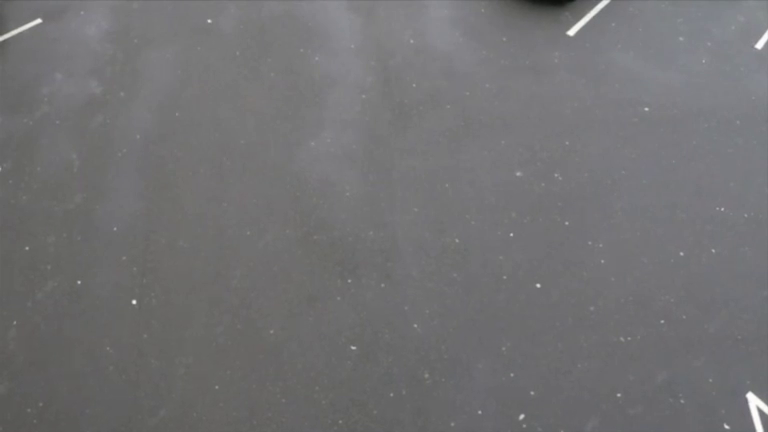
#> input picture frame 6 of realtime-video-tracking/sample_media/clips/road_real.mp4, 768 x 432 px
$ python make_eval_set.py
#> lines starting #> are read from the running program, lines starting #| are printed output that depends on the picture
"""Build a labelling set for measuring event-rule precision and recall.

For each clip we pick windows of `--window` seconds and save a contact sheet of
six frames spanning the window, so a human can label a whole window in one
look. Windows are stratified on purpose:

  * one window centred on every event the current engine fired -> these measure
    precision (how much of what we report is wrong),
  * evenly spaced windows over the rest -> these measure recall (what we miss),
  * negatives-only clips (the aerial ones) get a couple of windows as a sanity
    check that we do not invent events there.

Output:
  eval/windows.jsonl      one record per window, to be labelled
  eval/sheets/<id>.jpg    contact sheet per window

Nothing here needs a GPU: frames come from the clips with OpenCV and the events
come from the JSONL logs already sitting in outputs/.

    python tools/make_eval_set.py
"""

from __future__ import annotations

import argparse
import json
import os
from typing import Dict, List, Optional, Tuple

import cv2
import numpy as np

CLIPS_DIR = os.path.join("sample_media", "clips")
OUTPUTS_DIR = "outputs"
SHEETS = 6  # frames per contact sheet
SHEET_W = 460  # per-tile width

# Authored ground truth for the synthetic clip, straight from the constants in
# tools/make_demo_video.py (DUR=40, CRASH_T=4.0, TOW_T=34.0, PED 22-30s). Note the
# three spans are deliberately different: the crash is an *instant* at 4s, while
# the wreck stays on the road and the queue behind it persists until the tow at
# 34s. Calling every window from 4-34s an "accident" would score the engine for
# events that already happened, so accident and damage are labelled separately.
AUTHORED_GT = {
    "demo_traffic": {
        "accident_at": 4.0,             # instant: the collision itself
        "jam_window": (4.0, 34.0),       # state: queue behind the crash
        "damage_window": (4.0, 34.0),    # state: wreck visible on the road
    },
}


def overlap(a: float, b: float, window: Tuple[float, float]) -> bool:
    """Does the window [a, b) overlap the state span?"""
    return a < window[1] and window[0] < b


def parse_args() -> argparse.Namespace:
    p = argparse.ArgumentParser(description=__doc__,
                                formatter_class=argparse.RawDescriptionHelpFormatter)
    p.add_argument("--clips-dir", default=CLIPS_DIR)
    p.add_argument("--outputs-dir", default=OUTPUTS_DIR)
    p.add_argument("--eval-dir", default="eval")
    p.add_argument("--window", type=float, default=6.0, help="window length in seconds")
    p.add_argument("--silent-windows", type=int, default=8,
                   help="evenly spaced windows per clip, away from fired events")
    p.add_argument("--fps-sample", type=float, default=6.0,
                   help="target sample rate of the emitted clips")
    p.add_argument("--clips", nargs="*", default=None, help="clip stems (default: all)")
    return p.parse_args()


def find_log(outputs_dir: str, stem: str) -> Optional[str]:
    """Map a clip stem to the event log we produced for it."""
#> called with outputs_dir = 'outputs', stem = 'road_real'
    for cand in (f"{stem}_full.events.jsonl", "demo_nopsg.events.jsonl"):
        path = os.path.join(outputs_dir, cand)
        if os.path.exists(path):
            return path
    return None


# [11 lines left out: function read_events, not called in this run]


def contact_sheet(cap: "cv2.VideoCapture", start: int, end: int,
                  width: int, height: int) -> Optional["np.ndarray"]:
    """Tile frames sampled evenly across [start, end) into one image."""
    span = max(1, end - start)
    idxs = [start + int(span * (k + 0.5) / SHEETS) for k in range(SHEETS)]
    tiles = []
    for i in idxs:
        cap.set(cv2.CAP_PROP_POS_FRAMES, i)
        ok, frame = cap.read()
        if not ok:
            continue
        h, w = frame.shape[:2]
        scale = SHEET_W / float(w)
        tile = cv2.resize(frame, (SHEET_W, max(1, int(h * scale))))
        cv2.putText(tile, f"f{i}", (6, 20), cv2.FONT_HERSHEY_SIMPLEX, 0.6,
                    (0, 0, 0), 3, cv2.LINE_AA)
        cv2.putText(tile, f"f{i}", (6, 20), cv2.FONT_HERSHEY_SIMPLEX, 0.6,
                    (255, 255, 255), 1, cv2.LINE_AA)
        tiles.append(tile)
    if not tiles:
        return None
    rows = [np.hstack(tiles[i:i + 3]) for i in range(0, len(tiles), 3)]
    rows = [r for r in rows if r.shape[1] == max(x.shape[1] for x in rows)]
    return np.vstack(rows)


def main() -> int:
    args = parse_args()
    os.makedirs(os.path.join(args.eval_dir, "sheets"), exist_ok=True)
    os.makedirs(os.path.join(args.eval_dir, "samples"), exist_ok=True)

    stems = args.clips or sorted(
        os.path.splitext(f)[0] for f in os.listdir(args.clips_dir) if f.endswith(".mp4"))

    records: List[dict] = []
    for stem in stems:
        clip = os.path.join(args.clips_dir, f"{stem}.mp4")
        if not os.path.exists(clip):
            print(f"[skip] {clip} missing")
            continue
        cap = cv2.VideoCapture(clip)
        n_frames = int(cap.get(cv2.CAP_PROP_FRAME_COUNT))
        fps = cap.get(cv2.CAP_PROP_FPS) or 30.0
        w = int(cap.get(cv2.CAP_PROP_FRAME_WIDTH))
        h = int(cap.get(cv2.CAP_PROP_FRAME_HEIGHT))
        if n_frames <= 0:
            print(f"[skip] {stem}: unreadable")
            cap.release()
            continue

        log = find_log(args.outputs_dir, stem)
        events = read_events(log) if log else []
        win_frames = int(round(args.window * fps))

        # keep windows inside the clip
        def clamp(t: float) -> int:
            return int(max(0, min(n_frames - win_frames, round(t * fps) - win_frames // 2)))

        starts: Dict[int, str] = {}  # start_frame -> why it was chosen

        # 1) one window per fired event -> precision
        for ev in events:
            s = clamp(float(ev.get("t", 0.0)))
            starts.setdefault(s, f"event:{ev.get('type')}")

        # 2) evenly spaced windows away from the fired ones -> recall
        step = max(1, n_frames // max(1, args.silent_windows))
        for s in range(0, max(1, n_frames - win_frames), step):
            cand = int(s)
            if any(abs(cand - other) < win_frames for other in starts):
                continue
            if starts.get(cand):
                continue
            starts[cand] = "silent"

        for start, why in sorted(starts.items()):
            end = min(n_frames, start + win_frames)
            sheet = contact_sheet(cap, start, end, w, h)
            if sheet is None:
                continue
            wid = f"{stem}_{start:06d}"
            sheet_path = os.path.join(args.eval_dir, "sheets", f"{wid}.jpg")
            cv2.imwrite(sheet_path, sheet, [int(cv2.IMWRITE_JPEG_QUALITY), 82])

            # a small sampled copy of the window, so the eval set is self-contained
            samp_dir = os.path.join(args.eval_dir, "samples")
            cv2.imwrite(os.path.join(samp_dir, f"{wid}.jpg"), sheet,
                        [int(cv2.IMWRITE_JPEG_QUALITY), 70])

            records.append({
                "id": wid,
                "clip": stem,
                "start_frame": start,
                "end_frame": end,
                "t_start": round(start / fps, 3),
                "t_end": round(end / fps, 3),
                "n_frames": n_frames,
                "fps": round(fps, 3),
                "frame_size": [w, h],
                "sheet": os.path.join("sheets", f"{wid}.jpg"),
                "log": os.path.relpath(log, args.eval_dir) if log else None,
                "duration": round(n_frames / fps, 3),
                "selected_because": why,
                "engine_events": [e.get("type") for e in events
                                  if start / fps - 0.5 <= float(e.get("t", 0.0)) <= end / fps + 0.5],
                # labels to fill in (see tools/label_eval.py):
                "label_jam": None,          # True | False | None(unsure)
                "label_accident": None,     # True | False | None(unsure)
                "label_damage_visible": None,
                "label_visibility": None,   # None if the window is watchable
                "label_source": "human",    # human | authored
                "note": "",
            })
#> this loop made 4 passes
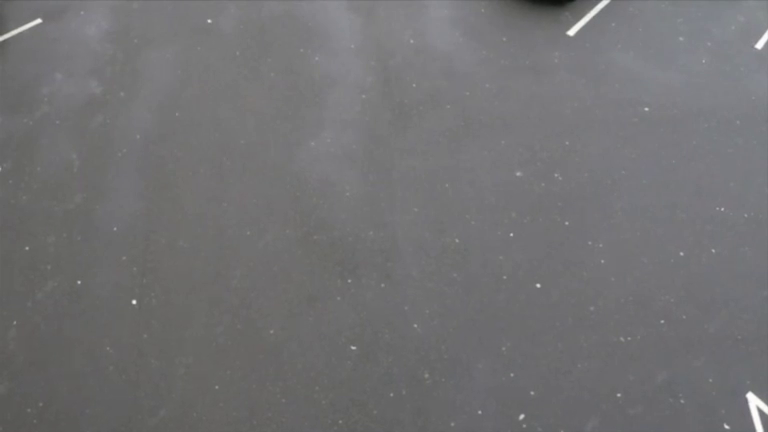
#> input picture frame 6 of realtime-video-tracking/sample_media/clips/road_real.mp4, 768 x 432 px
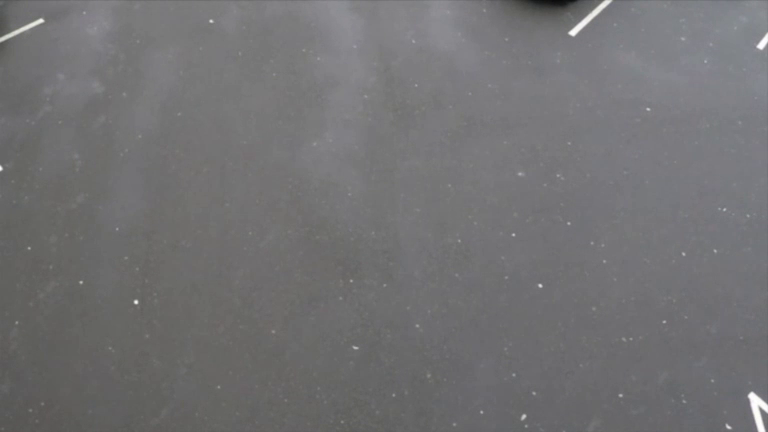
#> input picture frame 18 of realtime-video-tracking/sample_media/clips/road_real.mp4, 768 x 432 px
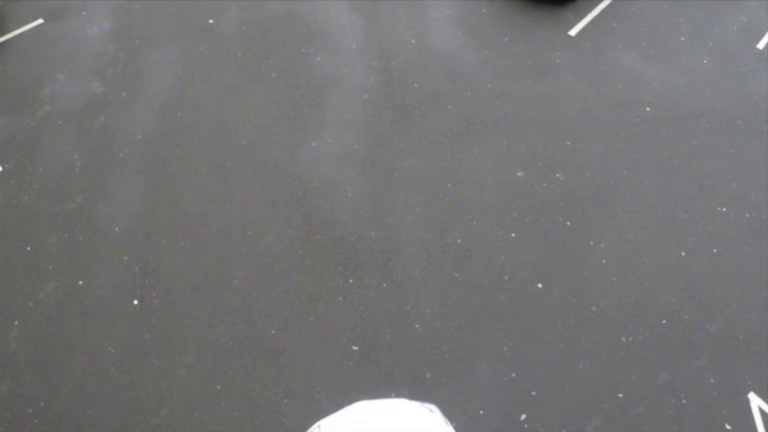
#> input picture frame 56 of realtime-video-tracking/sample_media/clips/road_real.mp4, 768 x 432 px
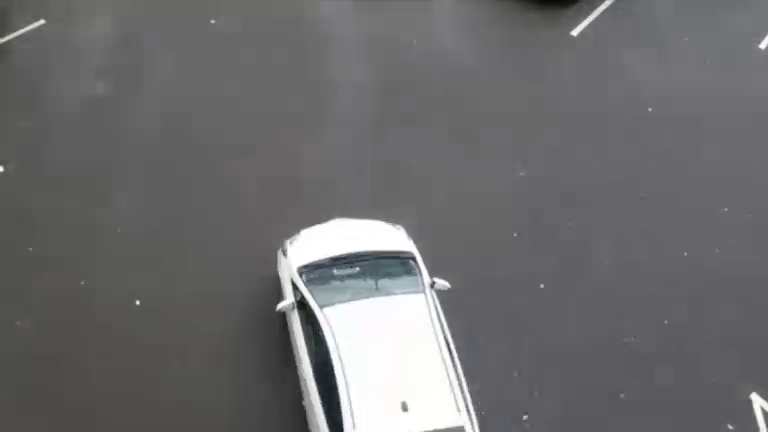
#> input picture frame 68 of realtime-video-tracking/sample_media/clips/road_real.mp4, 768 x 432 px
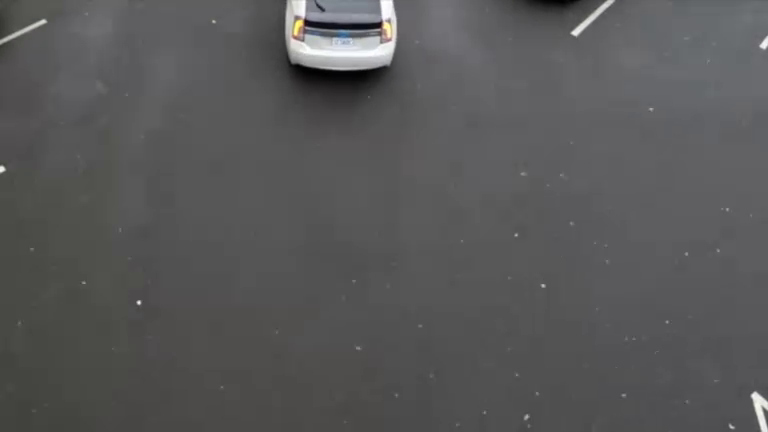
#> input picture frame 100 of realtime-video-tracking/sample_media/clips/road_real.mp4, 768 x 432 px
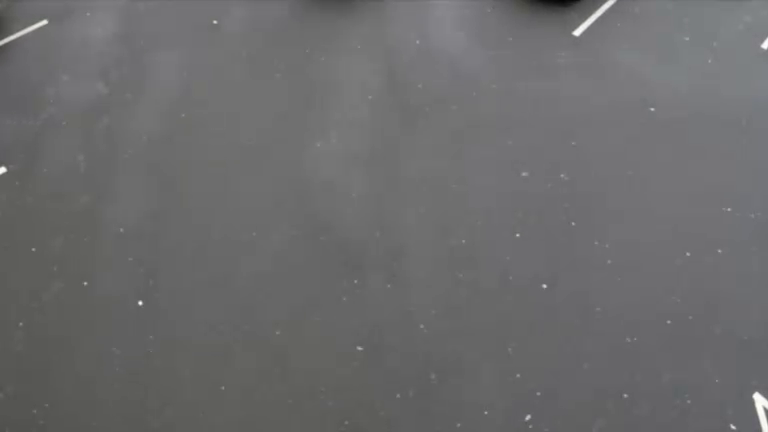
#> input picture frame 112 of realtime-video-tracking/sample_media/clips/road_real.mp4, 768 x 432 px
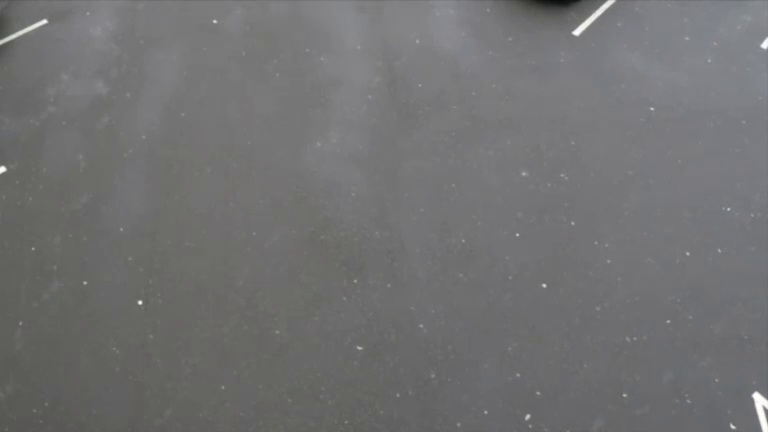
#> input picture frame 125 of realtime-video-tracking/sample_media/clips/road_real.mp4, 768 x 432 px
#> pass 2, in main, `cv2.imwrite(sheet_path, sheet, [int(cv2.IMWRITE_JPEG_QUALITY), 82])`:
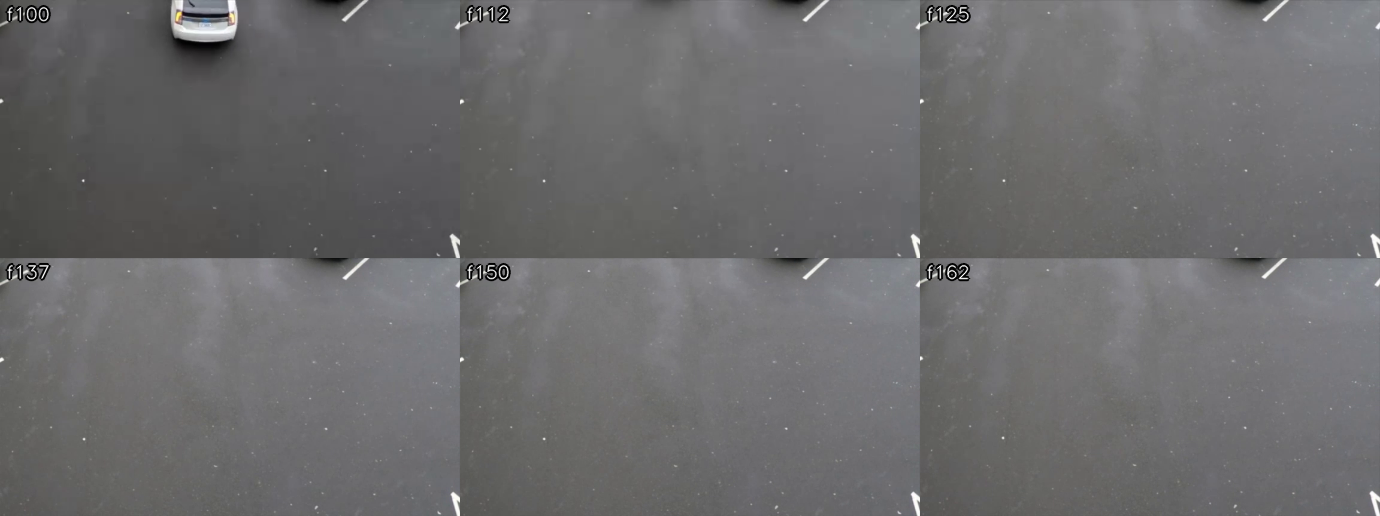
#> saved as road_real_000094.jpg: shape (516, 1380, 3); mean B, G, R 108.7, 107.6, 108
        cap.release()
        print(f"[{stem}] {n_frames}f @{fps:.2f}fps, log={os.path.basename(log) if log else 'none'}, "
              f"{len(events)} events -> {len(starts)} windows")

    # fill in what the generator of the synthetic clip already knows
    authored = 0
    for r in records:
        gt = AUTHORED_GT.get(r["clip"])
        if not gt:
            continue
        span = (r["t_start"], r["t_end"])
        r["label_jam"] = overlap(*span, gt["jam_window"])
        r["label_damage_visible"] = overlap(*span, gt["damage_window"])
        # an instant belongs to the window it happens in, not to every window
        # that touches it
        crash = gt.get("accident_at")
        r["label_accident"] = (r["t_start"] <= crash <= r["t_end"]) if crash is not None else None
        r["label_visibility"] = True
        r["label_source"] = "authored"
        r["note"] = "auto-labelled from make_demo_video.py constants"
        authored += 1
    if authored:
        print(f"auto-labelled {authored} synthetic windows from the generator")

    path = os.path.join(args.eval_dir, "windows.jsonl")
    with open(path, "w", encoding="utf-8") as fh:
        for r in records:
            fh.write(json.dumps(r) + "\n")
    print(f"\nwrote {len(records)} windows -> {path}")
    print("next: python tools/label_eval.py")
    return 0


if __name__ == "__main__":
    raise SystemExit(main())
#> (the program exits here)

$ run again, starting later in the video
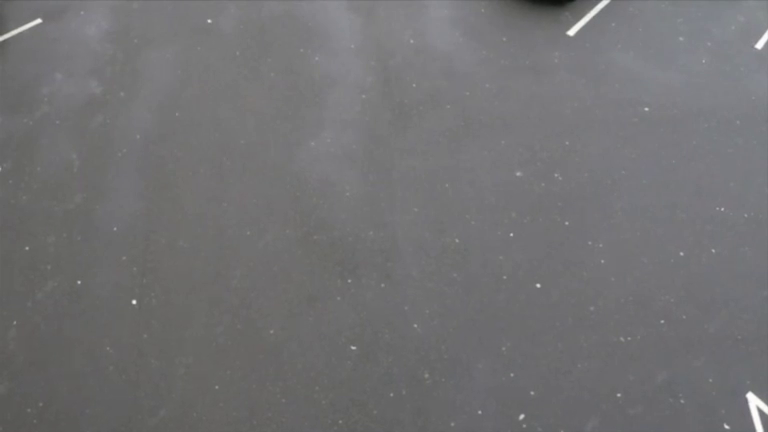
#> input picture frame 6 of realtime-video-tracking/sample_media/clips/road_real.mp4, 768 x 432 px
#> the loop in main, `for start, why in sorted(starts.items()):` made 4 passes
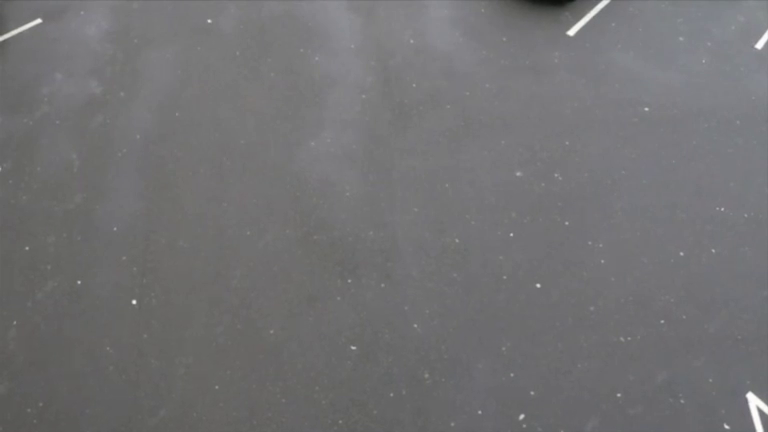
#> input picture frame 6 of realtime-video-tracking/sample_media/clips/road_real.mp4, 768 x 432 px
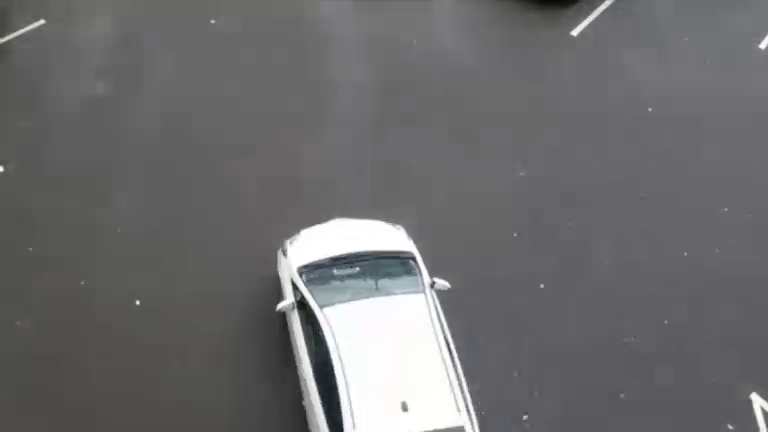
#> input picture frame 68 of realtime-video-tracking/sample_media/clips/road_real.mp4, 768 x 432 px
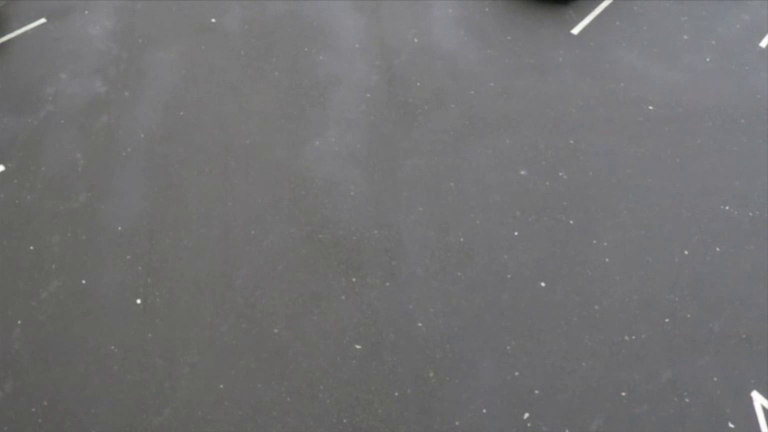
#> input picture frame 162 of realtime-video-tracking/sample_media/clips/road_real.mp4, 768 x 432 px
